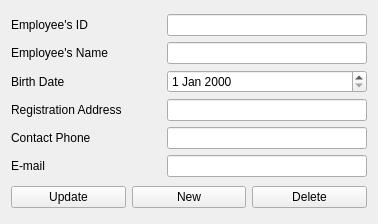
<?xml version="1.0" encoding="UTF-8"?>
<ui version="4.0">
 <class>Form</class>
 <widget class="QWidget" name="Form">
  <property name="geometry">
   <rect>
    <x>0</x>
    <y>0</y>
    <width>378</width>
    <height>224</height>
   </rect>
  </property>
  <property name="windowTitle">
   <string>Form</string>
  </property>
  <layout class="QGridLayout" name="gridLayout">
   <item row="0" column="0">
    <layout class="QVBoxLayout" name="verticalLayout">
     <item>
      <layout class="QHBoxLayout" name="horizontalLayout">
       <item>
        <widget class="QLabel" name="label_emp_id">
         <property name="minimumSize">
          <size>
           <width>150</width>
           <height>0</height>
          </size>
         </property>
         <property name="text">
          <string>Employee's ID</string>
         </property>
        </widget>
       </item>
       <item>
        <widget class="QLineEdit" name="lineEdit_empid">
         <property name="enabled">
          <bool>true</bool>
         </property>
         <property name="minimumSize">
          <size>
           <width>200</width>
           <height>0</height>
          </size>
         </property>
         <property name="readOnly">
          <bool>true</bool>
         </property>
        </widget>
       </item>
      </layout>
     </item>
     <item>
      <layout class="QHBoxLayout" name="horizontalLayout_2">
       <item>
        <widget class="QLabel" name="label_emp_name">
         <property name="minimumSize">
          <size>
           <width>150</width>
           <height>0</height>
          </size>
         </property>
         <property name="text">
          <string>Employee's Name</string>
         </property>
        </widget>
       </item>
       <item>
        <widget class="QLineEdit" name="lineEdit_empname">
         <property name="minimumSize">
          <size>
           <width>200</width>
           <height>0</height>
          </size>
         </property>
        </widget>
       </item>
      </layout>
     </item>
     <item>
      <layout class="QHBoxLayout" name="horizontalLayout_3">
       <item>
        <widget class="QLabel" name="label_birth_date">
         <property name="minimumSize">
          <size>
           <width>150</width>
           <height>0</height>
          </size>
         </property>
         <property name="text">
          <string>Birth Date</string>
         </property>
        </widget>
       </item>
       <item>
        <widget class="QDateEdit" name="dateEdit_emp_birthdate">
         <property name="minimumSize">
          <size>
           <width>200</width>
           <height>0</height>
          </size>
         </property>
        </widget>
       </item>
      </layout>
     </item>
     <item>
      <layout class="QHBoxLayout" name="horizontalLayout_4">
       <item>
        <widget class="QLabel" name="label_regaddress">
         <property name="minimumSize">
          <size>
           <width>150</width>
           <height>0</height>
          </size>
         </property>
         <property name="text">
          <string>Registration Address</string>
         </property>
        </widget>
       </item>
       <item>
        <widget class="QLineEdit" name="lineEdit_regaddress">
         <property name="minimumSize">
          <size>
           <width>200</width>
           <height>0</height>
          </size>
         </property>
        </widget>
       </item>
      </layout>
     </item>
     <item>
      <layout class="QHBoxLayout" name="horizontalLayout_5">
       <item>
        <widget class="QLabel" name="label_emp_phone">
         <property name="minimumSize">
          <size>
           <width>150</width>
           <height>0</height>
          </size>
         </property>
         <property name="text">
          <string>Contact Phone</string>
         </property>
        </widget>
       </item>
       <item>
        <widget class="QLineEdit" name="lineEdit_emp_phone">
         <property name="minimumSize">
          <size>
           <width>200</width>
           <height>0</height>
          </size>
         </property>
        </widget>
       </item>
      </layout>
     </item>
     <item>
      <layout class="QHBoxLayout" name="horizontalLayout_6">
       <item>
        <widget class="QLabel" name="label_emp_mail">
         <property name="minimumSize">
          <size>
           <width>150</width>
           <height>0</height>
          </size>
         </property>
         <property name="text">
          <string>E-mail</string>
         </property>
        </widget>
       </item>
       <item>
        <widget class="QLineEdit" name="lineEdit_emp_mail">
         <property name="minimumSize">
          <size>
           <width>200</width>
           <height>0</height>
          </size>
         </property>
        </widget>
       </item>
      </layout>
     </item>
    </layout>
   </item>
   <item row="1" column="0">
    <layout class="QHBoxLayout" name="horizontalLayout_7">
     <item>
      <widget class="QPushButton" name="pushButton_update">
       <property name="text">
        <string>Update</string>
       </property>
      </widget>
     </item>
     <item>
      <widget class="QPushButton" name="pushButton_New">
       <property name="text">
        <string>New</string>
       </property>
      </widget>
     </item>
     <item>
      <widget class="QPushButton" name="pushButton_Delete">
       <property name="text">
        <string>Delete</string>
       </property>
      </widget>
     </item>
    </layout>
   </item>
  </layout>
 </widget>
 <resources/>
 <connections/>
</ui>
